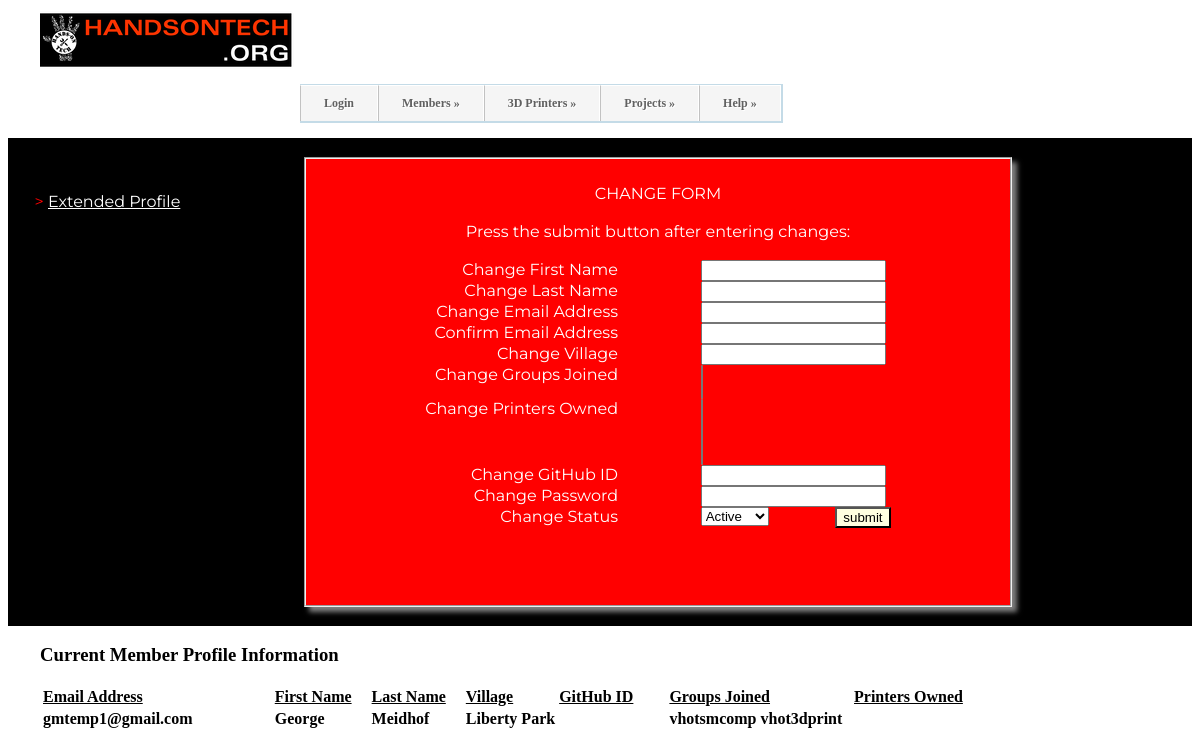
The app's page /member.php?mbrID=gmtemp1@gmail.com with its own data.
### tables this page shows
CREATE TABLE IF NOT EXISTS `members` (
  `timestamp` timestamp NOT NULL DEFAULT CURRENT_TIMESTAMP,
  `changestamp` datetime NOT NULL DEFAULT CURRENT_TIMESTAMP,
  `emailAddress` varchar(32) DEFAULT NULL,
  `firstName` varchar(12) DEFAULT NULL,
  `lastName` varchar(12) DEFAULT NULL,
  `yourVillage` varchar(37) DEFAULT NULL,
  `whereDidYouHearAboutHandsonTech` varchar(59) DEFAULT NULL,
  `iWouldLikeToJoin` varchar(28) DEFAULT NULL,
  `githubID` varchar(30) DEFAULT NULL,
  `groupsJoined` varchar(60) DEFAULT NULL,
  `printersOwned` varchar(60) DEFAULT NULL,
  `status` varchar(1) DEFAULT NULL,
  `password` varchar(30) DEFAULT NULL,
  `phonePrimary` varchar(14) DEFAULT NULL,
  `ecPhone` varchar(14) DEFAULT NULL COMMENT 'Emergency Contact',
  `ecName` varchar(30) DEFAULT NULL,
  `streetAddr` varchar(60) DEFAULT NULL
);

### member.php (the view, shortened to what this page needs)
<?php
  $emailAddress = $_SESSION["mbrID"];
  $mbrID = $emailAddress;
  $login = $_SESSION["login"];
  if ($login != true ) {
	if (isset($_GET['mbrID']) && $_GET['mbrID'] != '') {
		$mbrID = $_GET['mbrID'];
		$mbrID = strtolower(trim($mbrID));
	}
  }
?>
<!DOCTYPE html>
<html>
<head>
  <link rel="stylesheet" type="text/css" href="hot-1col.css">
</head>
<body>
<span style='margin-left:2em'><a href = "index.html"><img src = "images/hot-org-logo.png"></a>
<div id="wrapper">
	<navi id="navi">
	<ul id="navigation">
		<li><a href="library.php">Login</a></li>
		<li><a href="#">Members &raquo;</a>
		</li>
		<li><a href="#">3D Printers &raquo;</a>
		</li>
		<li><a href="#">Projects &raquo;</a>
		</li>
		<li><a href="#">Help &raquo;</a>
		</li>
	</ul>
	</navi><br><br><br>
</div>
  <div id = "all">
    <div id = "main">
	<div id = "nav">
	        <br><br>
        <ul>
          <li><a href = "mbrProfile.php"> Extended Profile</a></li><br>
        </ul>
	</div>
      <div id = "resources"> <br>
		<div id="myform">
			<form action = "member.php" method = "post" >
			  <fieldset> <br>
				<center> CHANGE FORM </center><br>  <center>Press the submit button after entering changes: </center><br>
				<label>Change First Name</label>
				<input type="text" id="txt_firstName" name="firstName" ><br>
				<label>Change Last Name</label>
				<input type="text" id="txt_lastName" name="lastName" > <br>
				<label>Change Email Address</label>
				<input type="text" id="txt_emailAddr" name="emailAddress" > <br>
				<label>Confirm Email Address</label>
				<input type="text" id="txt_confirmEmail" name="confirmEmail" > <br>
				<label>Change Village</label>
				<input type="text"  id="txt_yourVillage" name="yourVillage" > <br>
				<label >Change Groups Joined</label>
				<select id="groupList" name="selGroups[]" multiple size=2>
				</select><br><br>
				<label >Change Printers Owned</label>
				<select id="printersList" name="selPrinters[]" multiple size=4 >
				</select>
				<label>Change GitHub ID</label>
				<input type="text" id="txt_githubID" name="githubID" > <br>
				<label>Change Password</label>
				<input type="text" id="txt_password" name="password" > <br>
				<label >Change Status </label>
				<select id="txt_status" name="status" >
				  <option value = "A"> Active </option>
				</select>
				<input type="submit" id = "submit"  value = "submit"> <br>
			  </fieldset>
			</form></center>
		</div><br>
	  </div>
	</div>
  </div>
<div id = "contentCenter">
	  <h3><strong> Current Member Profile Information </strong></h3>
<?php
    if ($mbrID != "Guest") {
      try {
        $mysql_dsn = $_SESSION["mysql_dsn"];
	    $mysql_username = $_SESSION["mysql_username"];
        $mysql_password = $_SESSION["mysql_password"];
        $con= new PDO($mysql_dsn, $mysql_username, $mysql_password);
        $con->setAttribute(PDO::ATTR_ERRMODE, PDO::ERRMODE_EXCEPTION);
        $query = "SELECT *
		                 FROM members
						 WHERE emailAddress = '$mbrID'
						 AND   status != 'D' ";
        print "<table> \n";
        $result = $con->query($query);
        $row = $result->fetch(PDO::FETCH_ASSOC);
        if (is_array($row) == true) {
        print "  <tr> \n";
        foreach ($row as $field => $value){
		  if ($field == "firstName") print " <th><u> First Name</u> <span style='margin-left:1em'></th> \n";
		  if ($field == "lastName") print " <th><u> Last Name</u> <span style='margin-left:1em'></th> \n";
		  if ($field == "emailAddress") print " <th><u> Email Address </u><span style='margin-left:8em'></th> \n";
          if ($field == "yourVillage") print " <th><u> Village </u><span style='margin-left:2em'></th> \n";
          if ($field == "githubID") print " <th><u> GitHub ID </u><span style='margin-left:2em'></th> \n";
		  if ($field == "groupsJoined") print " <th><u> Groups Joined </u><span style='margin-left:5em'></th> \n";
          if ($field == "printersOwned") print " <th><u> Printers Owned </u><span style='margin-left:5em'></th> \n";
        }
        print "  </tr> \n";
		}
		else {
		print "<u><strong>Email Address</strong></u> <br> $mbrID";
		}
        $data = $con->query($query);
        $data->setFetchMode(PDO::FETCH_ASSOC);
        foreach($data as $row){
          print "  <tr> \n";
          foreach ($row as $name=>$value){
		    if ($name=='firstName') {
			    $firstName = $value;
			    print "    <td><strong>$firstName</strong></td> \n";
            }
		    if ($name=='lastName') {
			    $lastName = $value;
			    print "    <td><strong>$lastName</strong></td> \n";
            }
			if ($name=='emailAddress') {
			    $emailAddress = $value;
			    print "    <td><strong>$emailAddress</strong></td> \n";
            }
			if ($name == 'yourVillage') {
                $yourVillage = $value;
				print "    <td><strong>$yourVillage</strong></td> \n";
			}
			if ($name == 'githubID') {
                $githubID = $value;
				print "    <td><strong>$githubID</strong></td> \n";
			}
			if ($name == 'printersOwned') {
                $printersOwned = $value;
				print "    <td><strong>$printersOwned</strong></td> \n";
			}
			if ($name == 'groupsJoined') {
                $groupsJoined = $value;
				print "    <td><strong>$groupsJoined</strong></td> \n";
			}
          }
          print "  </tr> \n";
        }
        print "</table> \n";
      } catch(PDOException $e) {
          echo 'ERROR: ' . $e->getMessage();
      }
    }
	else {
		print "LOGIN REQUIRED ";
	}
?>
</div>
</body>
</html>

### hot-1col.css (style rules this page uses)
#wrapper { width:880px; margin:0 auto; margin-top:2px; }
#navi { position:relative; left:100px; width:880px; margin:0 auto; }
ul#navigation { margin:0px auto; position:relative; float:left; border-left:0px solid #c4dbe7; border-right:2px solid #c4dbe7; }
ul#navigation li { display:inline; font-size:12px; font-weight:bold; margin:0; padding:0; float:left; position:relative; border-top:1px solid #c4dbe7; border-bottom:2px solid #c4dbe7; }
ul#navigation li a { padding:10px 23px; color:#616161; text-shadow:1px 1px 0px #fff; text-decoration:none; display:inline-block; border-right:1px solid #fff; border-left:1px solid #C2C2C2; border-top:1px solid #fff; background: #f5f5f5; -webkit-transition:color 0.2s linear, background 0.2s linear; -moz-transition:color 0.2s linear, background 0.2s linear; -o-transition:color 0.2s linear, background 0.2s linear; transition:color 0.2s linear, background 0.2s linear; }
#all { display: box; box-orient: vertical; }
#main { display: box; display: -moz-box; display: -webkit-box; display: -ms-box; box-orient: horizontal; color: white; background-color: black; height: 50%; width: 100%; font-family:"Montserrat" !important; font-weight:400 !important; font-size: 100%; justify-content: center; align-items: center; }
#nav { box-flex: 1; width: 25%; }
#nav a { color: white; }
#nav li { list-style-type: "> "; color: red; }
#resources { box-flex: 3; width: 60%; }
#myform fieldset { width: 680px; height: 430px; background-color: red; margin-left: 0px; margin-right: auto; box-shadow: 5px 5px 5px gray; }
#myform label { color: double white; float: left; clear: left; width: 300px; text-align: right; padding-right: 1em; }
#myform input { float: left; margin-left: 5em; color: black; }
#myform select { float:left; margin-left: 5em; color: black; }
#submit { float: right; background-color: lightyellow; }
#contentCenter { box-flex: 1; margin-left: 2em; width: 99%; text-align: left; }

### records on screen
members: emailAddress "gmtemp1@gmail.com", firstName "George", lastName "Meidhof", yourVillage "Liberty Park", groupsJoined "vhotsmcomp vhot3dprint"
